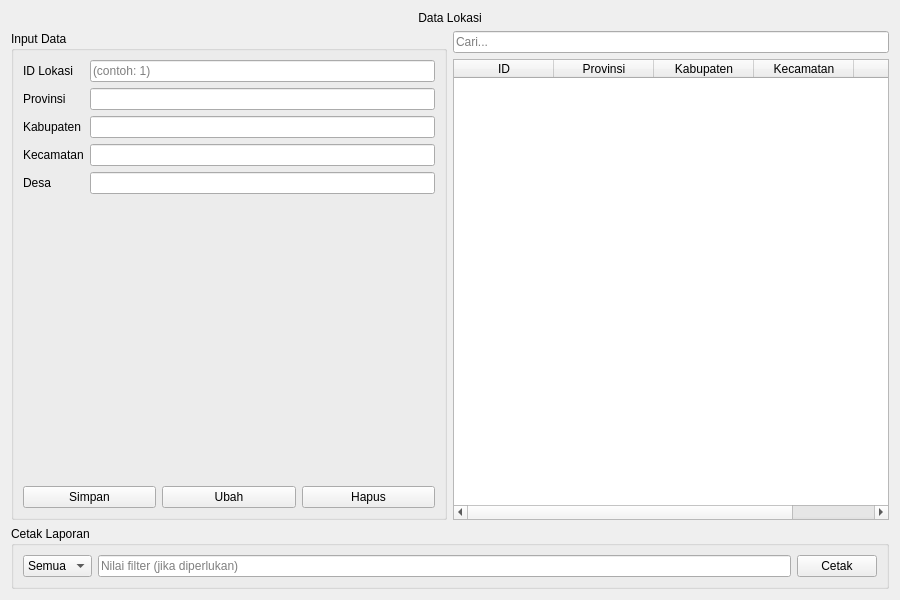
<?xml version='1.0' encoding='UTF-8'?>
<ui version="4.0">
 <class>Form</class>
 <widget class="QWidget" name="Form">
  <property name="geometry"><rect><x>0</x><y>0</y><width>900</width><height>600</height></rect></property><property name="minimumSize"><size><width>900</width><height>600</height></size></property><property name="windowTitle"><string>Data Lokasi</string></property>
  <layout class="QVBoxLayout" name="verticalLayout">
   <item>
    <widget class="QLabel" name="lblTitle">
     <property name="text"><string>Data Lokasi</string></property>
     <property name="alignment"><set>Qt::AlignCenter</set></property>
    </widget>
   </item>
   <item>
    <layout class="QHBoxLayout" name="hlayoutMain">
     <item>
      <widget class="QGroupBox" name="groupInput">
       <property name="title"><string>Input Data</string></property>
       <layout class="QVBoxLayout" name="vlayoutInput">
        <item>
         <layout class="QFormLayout" name="formLayout">
    <item row="0" column="0">
      <widget class="QLabel" name="label_EditId">
       <property name="text"><string>ID Lokasi</string></property>
      </widget>
     </item>
    <item row="0" column="1">
      <widget class="QLineEdit" name="EditId"><property name="placeholderText"><string>(contoh: 1)</string></property></widget>
     </item>
    <item row="1" column="0">
      <widget class="QLabel" name="label_EditProvinsi">
       <property name="text"><string>Provinsi</string></property>
      </widget>
     </item>
    <item row="1" column="1">
      <widget class="QLineEdit" name="EditProvinsi"><property name="placeholderText"><string /></property></widget>
     </item>
    <item row="2" column="0">
      <widget class="QLabel" name="label_EditKabupaten">
       <property name="text"><string>Kabupaten</string></property>
      </widget>
     </item>
    <item row="2" column="1">
      <widget class="QLineEdit" name="EditKabupaten"><property name="placeholderText"><string /></property></widget>
     </item>
    <item row="3" column="0">
      <widget class="QLabel" name="label_EditKecamatan">
       <property name="text"><string>Kecamatan</string></property>
      </widget>
     </item>
    <item row="3" column="1">
      <widget class="QLineEdit" name="EditKecamatan"><property name="placeholderText"><string /></property></widget>
     </item>
    <item row="4" column="0">
      <widget class="QLabel" name="label_EditDesa">
       <property name="text"><string>Desa</string></property>
      </widget>
     </item>
    <item row="4" column="1">
      <widget class="QLineEdit" name="EditDesa"><property name="placeholderText"><string /></property></widget>
     </item>
         </layout>
        </item>
        <item>
         <layout class="QHBoxLayout" name="hlayoutButtons">
          <item><widget class="QPushButton" name="BtnSimpan"><property name="text"><string>Simpan</string></property></widget></item>
          <item><widget class="QPushButton" name="BtnUbah"><property name="text"><string>Ubah</string></property></widget></item>
          <item><widget class="QPushButton" name="BtnHapus"><property name="text"><string>Hapus</string></property></widget></item>
         </layout>
        </item>
       </layout>
      </widget>
     </item>
     <item>
      <layout class="QVBoxLayout" name="vlayoutTable">
       <item><widget class="QLineEdit" name="lineCari"><property name="placeholderText"><string>Cari...</string></property></widget></item>
       <item>
        <widget class="QTableWidget" name="tblLokasi">
         <property name="editTriggers"><set>QAbstractItemView::NoEditTriggers</set></property>
         <property name="selectionBehavior"><enum>QAbstractItemView::SelectRows</enum></property>
         <property name="selectionMode"><enum>QAbstractItemView::SingleSelection</enum></property>
      <column>
       <property name="text"><string>ID</string></property>
      </column>
      <column>
       <property name="text"><string>Provinsi</string></property>
      </column>
      <column>
       <property name="text"><string>Kabupaten</string></property>
      </column>
      <column>
       <property name="text"><string>Kecamatan</string></property>
      </column>
      <column>
       <property name="text"><string>Desa</string></property>
      </column>
        </widget>
       </item>
      </layout>
     </item>
    </layout>
   </item>
   <item>
    <widget class="QGroupBox" name="groupReport">
     <property name="title"><string>Cetak Laporan</string></property>
     <layout class="QHBoxLayout" name="hlayoutReport">
      <item><widget class="QComboBox" name="comboFilter">
        <item><property name="text"><string>Semua</string></property></item>
      </widget></item>
      <item><widget class="QLineEdit" name="txtFilter"><property name="placeholderText"><string>Nilai filter (jika diperlukan)</string></property></widget></item>
      <item><widget class="QPushButton" name="btnCetak"><property name="text"><string>Cetak</string></property></widget></item>
     </layout>
    </widget>
   </item>
  </layout>
 </widget>
 <resources />
 <connections />
</ui>
